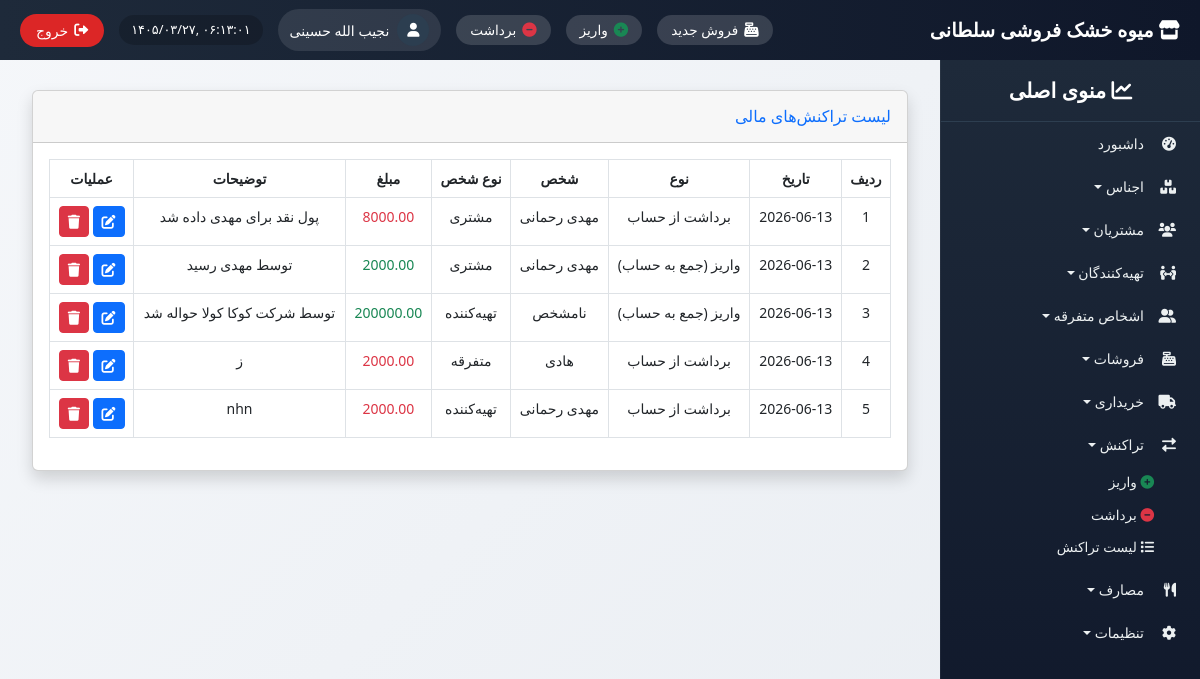
Before: /transactions/ (signed in) with the older database file.
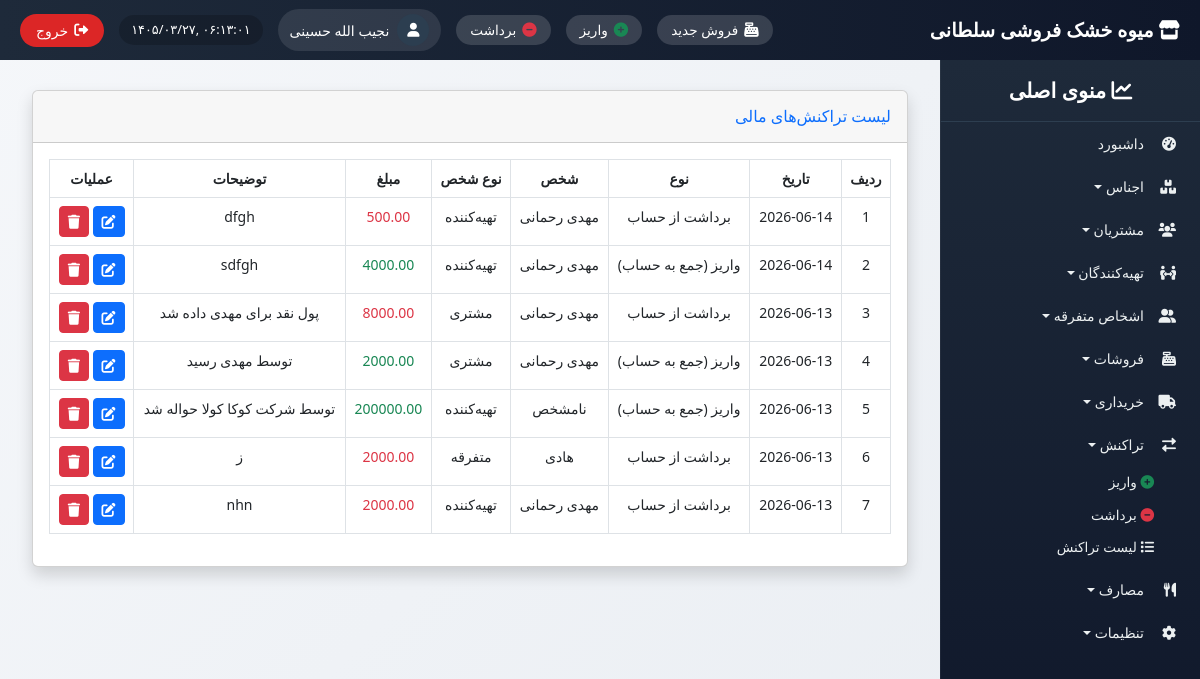
After: the same page with the newer database file.
### transactions/models.py (models this page shows, shortened)
class FinancialTransaction(models.Model):
    TRANSACTION_TYPES = [
        ('IN', 'واریز (جمع به حساب)'),
        ('OUT', 'برداشت از حساب'),
    ]
    PERSON_TYPES = [
        ('CUSTOMER', 'مشتری'),
        ('SUPPLIER', 'تهیه‌کننده'),
        ('MISC', 'متفرقه'),
    ]
    transaction_date = models.DateField(verbose_name="تاریخ تراکنش")
    amount = models.DecimalField(max_digits=12, decimal_places=2, verbose_name="مبلغ")
    transaction_type = models.CharField(max_length=3, choices=TRANSACTION_TYPES, verbose_name="نوع تراکنش")
    person_type = models.CharField(max_length=10, choices=PERSON_TYPES, verbose_name="نوع شخص")
    customer = models.ForeignKey(Customer, on_delete=models.SET_NULL, null=True, blank=True, verbose_name="مشتری")
    supplier = models.ForeignKey(Supplier, on_delete=models.SET_NULL, null=True, blank=True, verbose_name="تهیه‌کننده")
    misc_person = models.ForeignKey(MiscPerson, on_delete=models.SET_NULL, null=True, blank=True, verbose_name="شخص متفرقه")
    description = models.CharField(max_length=255, blank=True, verbose_name="توضیحات")
    date_created = models.DateTimeField(auto_now_add=True, verbose_name="تاریخ ثبت در سیستم")
    created_by = models.ForeignKey(User, on_delete=models.SET_NULL, null=True, verbose_name="ثبت کننده")
    def get_person_name(self):
        if self.person_type == 'CUSTOMER' and self.customer:
            return self.customer.name
        elif self.person_type == 'SUPPLIER' and self.supplier:
            return self.supplier.name
        elif self.person_type == 'MISC' and self.misc_person:
            return self.misc_person.name
        return "نامشخص"
    class Meta:
        verbose_name = "تراکنش مالی"
        verbose_name_plural = "تراکنش‌های مالی"
        ordering = ['-transaction_date']

### customers/models.py (models this page shows, shortened)
class Customer(models.Model):
    name = models.CharField(max_length=200, verbose_name="نام مشتری")
    phone = models.CharField(max_length=20, blank=True, verbose_name="شماره تماس")
    currency = models.ForeignKey(Currency, on_delete=models.PROTECT, verbose_name="واحد پول")
    address = models.TextField(blank=True, verbose_name="آدرس")
    created_at = models.DateTimeField(auto_now_add=True, verbose_name="تاریخ ثبت")
    class Meta:
        verbose_name = "مشتری"
        verbose_name_plural = "مشتریان"

### misc_persons/models.py (models this page shows, shortened)
class MiscPerson(models.Model):
    name = models.CharField(max_length=200, verbose_name="نام شخص")
    phone = models.CharField(max_length=20, blank=True, verbose_name="شماره تماس")
    currency = models.ForeignKey(Currency, on_delete=models.PROTECT, verbose_name="واحد پول")
    address = models.TextField(blank=True, verbose_name="آدرس")
    created_at = models.DateTimeField(auto_now_add=True, verbose_name="تاریخ ثبت")
    class Meta:
        verbose_name = "شخص متفرقه"
        verbose_name_plural = "اشخاص متفرقه"

### suppliers/models.py (models this page shows, shortened)
class Supplier(models.Model):
    name = models.CharField(max_length=200, verbose_name="نام تهیه‌کننده")
    phone = models.CharField(max_length=20, blank=True, verbose_name="شماره تماس")
    currency = models.ForeignKey(Currency, on_delete=models.PROTECT, verbose_name="واحد پول")
    address = models.TextField(blank=True, verbose_name="آدرس")
    created_at = models.DateTimeField(auto_now_add=True, verbose_name="تاریخ ثبت")
    class Meta:
        verbose_name = "تهیه‌کننده"
        verbose_name_plural = "تهیه‌کنندگان"

### transactions/views.py (the view)
# urls.py: path('', views.transaction_list, name='transaction_list'),
@login_required
def transaction_list(request):
    transactions = FinancialTransaction.objects.all().order_by('-transaction_date')
    return render(request, 'transactions/transaction_list.html', {'transactions': transactions})

### common/templatetags/jcal.py (called while the page is built)
@register.filter
def to_jalali(date):
    if not date:
        return ""
    try:
        jalali_date = jdatetime.date.fromgregorian(date=date)
        month_names = ['حمل', 'ثور', 'جوزا', 'سرطان', 'اسد', 'سنبله',
                       'میزان', 'عقرب', 'قوس', 'جدی', 'دلو', 'حوت']
        return f"{jalali_date.day} {month_names[jalali_date.month - 1]} {jalali_date.year}"
    except:
        return str(date)

### templates/transactions/transaction_list.html (shortened to what this page needs)
{% extends 'base_with_sidebar.html' %}
{% load i18n %}
{% load jcal %}
{% block content %}
<div class="container-fluid">
    <div class="card shadow mb-4">
        <div class="card-header py-3">
            <h6 class="m-0 font-weight-bold text-primary">{% trans "لیست تراکنش‌های مالی" %}</h6>
        </div>
        <div class="card-body">
            <div class="table-responsive">
                <table class="table table-bordered table-hover text-center">
                    <thead>
                        <tr>
                            <th>{% trans "ردیف" %}</th>
                            <th>{% trans "تاریخ" %}</th>
                            <th>{% trans "نوع" %}</th>
                            <th>{% trans "شخص" %}</th>
                            <th>{% trans "نوع شخص" %}</th>
                            <th>{% trans "مبلغ" %}</th>
                            <th>{% trans "توضیحات" %}</th>
                            <th>{% trans "عملیات" %}</th>
                        </tr>
                    </thead>
                    <tbody>
                        {% for tr in transactions %}
                        <tr>
                            <td>{{ forloop.counter }}</td>
                            <td>{{ tr.transaction_date|to_jalali }}</td>
                            <td>{{ tr.get_transaction_type_display }}</td>
                            <td>{{ tr.get_person_name }}</td>
                            <td>{{ tr.get_person_type_display }}</td>
                            <td class="{% if tr.transaction_type == 'IN' %}text-success{% else %}text-danger{% endif %}">
                                {{ tr.amount|floatformat:2 }}
                            </td>
                            <td>{{ tr.description|default:"-" }}</td>
                            <td>
                                <a href="{% url 'transactions:transaction_edit' tr.id %}" class="btn btn-sm btn-primary">
                                    <i class="fas fa-edit"></i>
                                </a>
                                <a href="#" class="btn btn-sm btn-danger" onclick="confirmDelete({{ tr.id }})">
                                    <i class="fas fa-trash"></i>
                                </a>
                            </td>
                        </tr>
                        {% empty %}
                        <tr><td colspan="8" class="text-center">{% trans "هیچ تراکنشی ثبت نشده است." %}<\/td></tr>
                        {% endfor %}
                    </tbody>
                </table>
            </div>
        </div>
    </div>
</div>
{% endblock %}

### templates/base_with_sidebar.html (shortened to what this page needs)
<!DOCTYPE html>
{% load i18n static %}
{% get_current_language as LANGUAGE_CODE %}
<html lang="fa" dir="rtl">
<head>
    <link href="https://cdn.jsdelivr.net/npm/bootstrap@5.2.3/dist/css/bootstrap.rtl.min.css" rel="stylesheet">
    <link rel="stylesheet" href="https://cdnjs.cloudflare.com/ajax/libs/font-awesome/6.0.0/css/all.min.css">
    <link href="https://cdn.jsdelivr.net/gh/rastikerdar/vazir-font@v30.1.0/dist/font-face.css" rel="stylesheet">
</head>
<body>
    <div class="top-navbar">
        <div class="store-name"><i class="fas fa-store"></i> میوه خشک فروشی سلطانی</div>
        <div class="top-nav-left">
            <a href="{% url 'sales:new_sale' %}" class="shortcut-btn" title="فروش جدید"><i class="fas fa-cash-register"></i><span> فروش جدید</span></a>
            <a href="{% url 'transactions:transaction_create_in' %}" class="shortcut-btn" title="واریز"><i class="fas fa-plus-circle text-success"></i><span> واریز</span></a>
            <a href="{% url 'transactions:transaction_create_out' %}" class="shortcut-btn" title="برداشت"><i class="fas fa-minus-circle text-danger"></i><span> برداشت</span></a>
            <div class="admin-info">
                <div class="admin-avatar"><i class="fas fa-user"></i></div>
                <span class="admin-name">{{ user.get_full_name|default:user.username }}</span>
            </div>
            <div class="datetime" id="current-datetime"></div>
            <button type="button" class="logout-btn" id="logoutTrigger"><i class="fas fa-sign-out-alt"></i> <span>خروج</span></button>
        </div>
    </div>
    <div class="sidebar" id="sidebar">
        <div class="sidebar-header"><i class="fas fa-chart-line"></i> منوی اصلی</div>
        <ul class="nav flex-column">
            <li class="nav-item"><a class="nav-link" href="{% url 'dashboard' %}"><i class="fas fa-tachometer-alt"></i> داشبورد</a></li>
            <li class="nav-item dropdown-toggle" data-menu="products"><i class="fas fa-boxes"></i> اجناس</li>
            <li class="nav-item dropdown-toggle" data-menu="customers"><i class="fas fa-users"></i> مشتریان</li>
            <li class="nav-item dropdown-toggle" data-menu="suppliers"><i class="fas fa-people-arrows"></i> تهیه‌کنندگان</li>
            <li class="nav-item dropdown-toggle" data-menu="misc"><i class="fas fa-user-friends"></i> اشخاص متفرقه</li>
            <li class="nav-item dropdown-toggle" data-menu="sales"><i class="fas fa-cash-register"></i> فروشات</li>
            <li class="nav-item dropdown-toggle" data-menu="purchases"><i class="fas fa-truck"></i> خریداری</li>
            <li class="nav-item dropdown-toggle" data-menu="transactions"><i class="fas fa-exchange-alt"></i> تراکنش</li>
            <ul class="submenu" id="transactionsSubmenu">
                <li><a href="{% url 'transactions:transaction_create_in' %}"><i class="fas fa-plus-circle text-success"></i> واریز</a></li>
                <li><a href="{% url 'transactions:transaction_create_out' %}"><i class="fas fa-minus-circle text-danger"></i> برداشت</a></li>
                <li><a href="{% url 'transactions:transaction_list' %}"><i class="fas fa-list"></i> لیست تراکنش</a></li>
            </ul>
            <li class="nav-item dropdown-toggle" data-menu="expenses"><i class="fas fa-utensils"></i> مصارف</li>
            <li class="nav-item dropdown-toggle" data-menu="settings"><i class="fas fa-cog"></i> تنظیمات</li>
        </ul>
    </div>
    <div class="content">
        {% block content %}{% endblock %}
    </div>
</body>
</html>

### templates/base_with_sidebar.html (style rules this page uses)
* { font-family: 'Vazir', 'Tahoma', 'Segoe UI', sans-serif; }
body { background: linear-gradient(135deg, #f5f7fa 0%, #e9edf2 100%); font-size: 14px; padding-top: 70px; margin: 0; height: 100vh; overflow: hidden; }
.top-navbar { position: fixed; top: 0; right: 0; left: 0; height: 60px; background: linear-gradient(90deg, #1e2a3a 0%, #0f172a 100%); z-index: 1050; display: flex; align-items: center; justify-content: space-between; padding: 0 20px; color: white; }
.store-name { font-size: 1.2rem; font-weight: 700; }
.top-nav-left { display: flex; align-items: center; gap: 15px; }
.admin-info { display: flex; align-items: center; gap: 8px; background: rgba(255,255,255,0.1); padding: 5px 12px; border-radius: 40px; }
.admin-avatar { width: 32px; height: 32px; background: #2c3e50; border-radius: 50%; display: flex; align-items: center; justify-content: center; }
.datetime { direction: ltr; background: rgba(0,0,0,0.2); padding: 5px 12px; border-radius: 40px; font-size: 0.8rem; }
.logout-btn { background-color: #dc2626; color: white; border: none; padding: 6px 16px; border-radius: 40px; display: flex; align-items: center; gap: 6px; }
.shortcut-btn { background: rgba(255,255,255,0.15); border: none; color: white; padding: 5px 14px; border-radius: 40px; font-size: 0.85rem; font-weight: 500; transition: 0.2s; display: inline-flex; align-items: center; gap: 6px; text-decoration: none; }
.shortcut-btn i { font-size: 0.9rem; }
.sidebar { position: fixed; top: 60px; right: 0; height: calc(100vh - 60px); width: 260px; background: linear-gradient(180deg, #1e2a3a 0%, #0f172a 100%); color: white; overflow-y: auto; z-index: 1000; transition: 0.3s; border-left: 1px solid rgba(255,255,255,0.05); }
.sidebar-header { padding: 15px 20px; font-size: 1.3rem; font-weight: 600; border-bottom: 1px solid #2d3e50; text-align: center; }
.sidebar .nav-link, .dropdown-toggle { color: #ecf0f1; padding: 8px 16px; border-radius: 10px; margin: 3px 8px; display: flex; align-items: center; cursor: pointer; text-decoration: none; }
.sidebar .nav-link i, .dropdown-toggle i { width: 24px; margin-left: 8px; }
.submenu { list-style: none; padding-right: 30px; display: none; margin-bottom: 5px; }
.submenu li a { color: #ecf0f1; display: block; padding: 6px 16px; text-decoration: none; font-size: 0.85rem; border-radius: 8px; }
.submenu.show { display: block; }
.content { margin-right: 260px; padding: 20px; height: calc(100vh - 60px); overflow-y: auto; }

Changed rows visible on the page:
added FinancialTransaction: transaction_date|to_jalali "2026-06-14", transaction_type "برداشت از حساب", get_person_name "مهدی رحمانی", person_type "تهیه‌کننده", amount "500.00", description "dfgh"
added FinancialTransaction: transaction_date|to_jalali "2026-06-14", transaction_type "واریز (جمع به حساب)", get_person_name "مهدی رحمانی", person_type "تهیه‌کننده", amount "4000.00", description "sdfgh"
